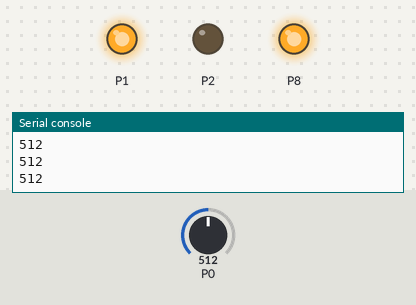
Simulated run of this program. Board: BBC micro:bit (MakeCode). Shown: output pins drawn as LEDs (lit = HIGH), the last lines printed to the serial console. Inputs (shaded band) come from the test bench; at power-on: P0 = 512 (analog values on the 0–1023 scale).

Above: at 1.2 s.
1.3 s: P0 set to 683
2.8 s: P0 set to 718
At 3.8 s:
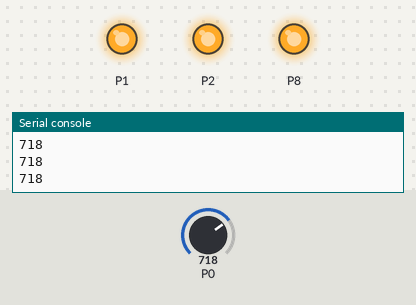
4.3 s: P0 set to 290
At 5.4 s:
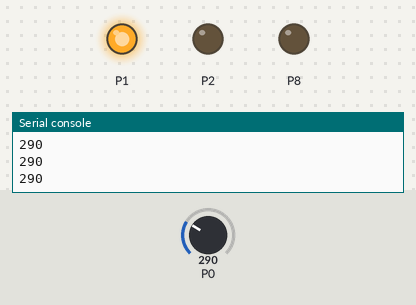
5.8 s: P0 set to 314
At 6.3 s:
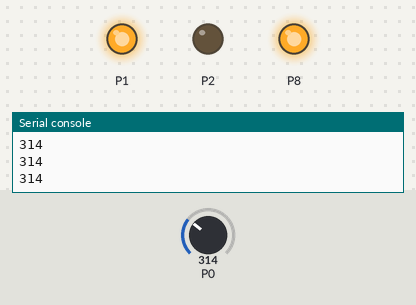
7.3 s: P0 set to 122
At 8.4 s:
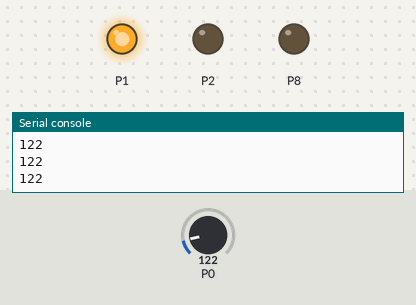
Timing chart, 0 to 9.8 s (numbered marks = the images above; inputs shaded):
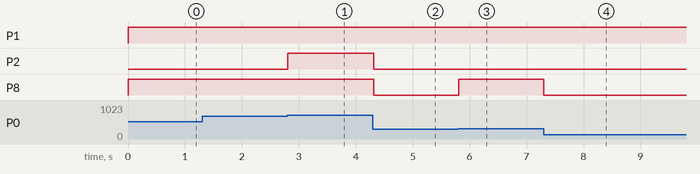

The program:

main.ts
```typescript
let intensite = 0
/**
 * P1 = Rouge
 *
 * P2 = Vert
 *
 * P8 = Bleu
 */
function bleu () {
    pins.digitalWritePin(DigitalPin.P1, 0)
    pins.digitalWritePin(DigitalPin.P2, 0)
    pins.digitalWritePin(DigitalPin.P8, 1)
}
function blanc () {
    pins.digitalWritePin(DigitalPin.P1, 1)
    pins.digitalWritePin(DigitalPin.P2, 1)
    pins.digitalWritePin(DigitalPin.P8, 1)
}
function mauve () {
    pins.digitalWritePin(DigitalPin.P1, 1)
    pins.digitalWritePin(DigitalPin.P2, 0)
    pins.digitalWritePin(DigitalPin.P8, 1)
}
function rouge () {
    pins.digitalWritePin(DigitalPin.P1, 1)
    pins.digitalWritePin(DigitalPin.P2, 0)
    pins.digitalWritePin(DigitalPin.P8, 0)
}
function vert () {
    pins.digitalWritePin(DigitalPin.P1, 0)
    pins.digitalWritePin(DigitalPin.P2, 1)
    pins.digitalWritePin(DigitalPin.P8, 0)
}
basic.forever(function () {
    intensite = pins.analogReadPin(AnalogPin.P0)
    serial.writeLine("" + (intensite))
    if (intensite >= 700) {
        blanc()
    } else if (intensite < 700 && intensite >= 300) {
        mauve()
    } else {
        rouge()
    }
})
```

test.ts
```typescript
// les tests vont ici ; cela ne sera pas compilé si ce paquet est utilisé en tant qu'extension.
```

Measured:
- the behaviour switches between 699 and 700 on P0 (found by bisection; images 0 and 1)
- the behaviour switches between 299 and 300 on P0 (found by bisection; images 2 and 3)
- after the input at 2.8 s, P2: LOW → HIGH at once
- after the input at 4.3 s, P2, P8: HIGH → LOW at once
- after the input at 5.8 s, P8: LOW → HIGH at once
- after the input at 7.3 s, P8: HIGH → LOW at once
